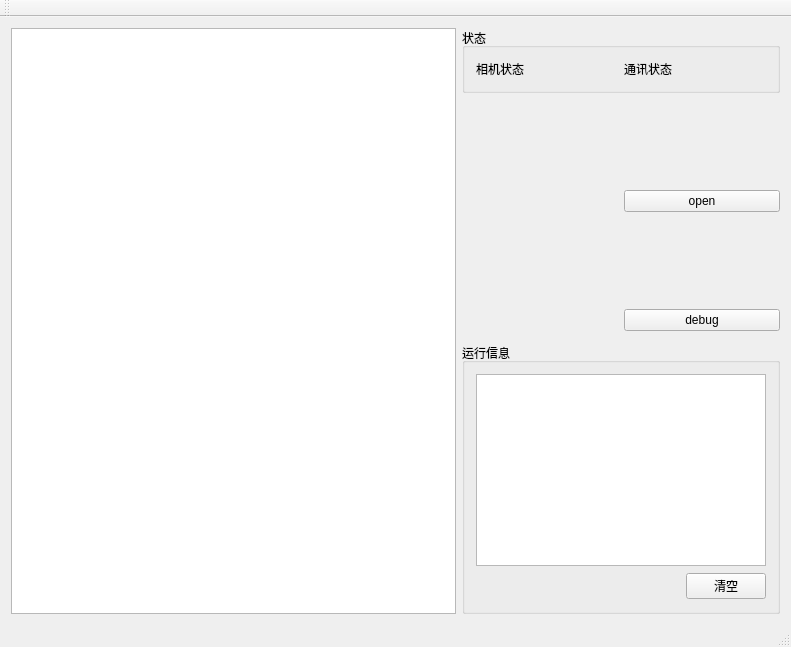
<?xml version="1.0" encoding="UTF-8"?>
<ui version="4.0">
 <class>identifyClass</class>
 <widget class="QMainWindow" name="identifyClass">
  <property name="geometry">
   <rect>
    <x>0</x>
    <y>0</y>
    <width>791</width>
    <height>647</height>
   </rect>
  </property>
  <property name="windowTitle">
   <string>identify</string>
  </property>
  <widget class="QWidget" name="centralWidget">
   <layout class="QGridLayout" name="gridLayout_2">
    <item row="0" column="1" rowspan="2" colspan="2">
     <widget class="QGroupBox" name="groupBox">
      <property name="enabled">
       <bool>true</bool>
      </property>
      <property name="title">
       <string>状态</string>
      </property>
      <layout class="QHBoxLayout" name="horizontalLayout">
       <item>
        <widget class="QLabel" name="label_2">
         <property name="text">
          <string>相机状态</string>
         </property>
        </widget>
       </item>
       <item>
        <spacer name="horizontalSpacer_5">
         <property name="orientation">
          <enum>Qt::Horizontal</enum>
         </property>
         <property name="sizeHint" stdset="0">
          <size>
           <width>40</width>
           <height>20</height>
          </size>
         </property>
        </spacer>
       </item>
       <item>
        <widget class="QLabel" name="label_camStatus">
         <property name="enabled">
          <bool>true</bool>
         </property>
         <property name="sizePolicy">
          <sizepolicy hsizetype="Preferred" vsizetype="Preferred">
           <horstretch>0</horstretch>
           <verstretch>0</verstretch>
          </sizepolicy>
         </property>
         <property name="maximumSize">
          <size>
           <width>27</width>
           <height>27</height>
          </size>
         </property>
         <property name="text">
          <string/>
         </property>
         <property name="scaledContents">
          <bool>true</bool>
         </property>
        </widget>
       </item>
       <item>
        <spacer name="horizontalSpacer">
         <property name="orientation">
          <enum>Qt::Horizontal</enum>
         </property>
         <property name="sizeHint" stdset="0">
          <size>
           <width>40</width>
           <height>20</height>
          </size>
         </property>
        </spacer>
       </item>
       <item>
        <widget class="QLabel" name="label_3">
         <property name="text">
          <string>通讯状态</string>
         </property>
        </widget>
       </item>
       <item>
        <spacer name="horizontalSpacer_2">
         <property name="orientation">
          <enum>Qt::Horizontal</enum>
         </property>
         <property name="sizeHint" stdset="0">
          <size>
           <width>40</width>
           <height>20</height>
          </size>
         </property>
        </spacer>
       </item>
       <item>
        <widget class="QLabel" name="label_clientStatus">
         <property name="maximumSize">
          <size>
           <width>27</width>
           <height>27</height>
          </size>
         </property>
         <property name="text">
          <string/>
         </property>
         <property name="scaledContents">
          <bool>true</bool>
         </property>
        </widget>
       </item>
       <item>
        <spacer name="horizontalSpacer_3">
         <property name="orientation">
          <enum>Qt::Horizontal</enum>
         </property>
         <property name="sizeHint" stdset="0">
          <size>
           <width>40</width>
           <height>20</height>
          </size>
         </property>
        </spacer>
       </item>
      </layout>
     </widget>
    </item>
    <item row="5" column="1" colspan="2">
     <widget class="QGroupBox" name="groupBox_2">
      <property name="title">
       <string>运行信息</string>
      </property>
      <layout class="QGridLayout" name="gridLayout">
       <item row="0" column="0" colspan="2">
        <widget class="QPlainTextEdit" name="plainTextEdit"/>
       </item>
       <item row="1" column="0">
        <spacer name="horizontalSpacer_4">
         <property name="orientation">
          <enum>Qt::Horizontal</enum>
         </property>
         <property name="sizeHint" stdset="0">
          <size>
           <width>204</width>
           <height>28</height>
          </size>
         </property>
        </spacer>
       </item>
       <item row="1" column="1">
        <widget class="QPushButton" name="clean">
         <property name="text">
          <string>清空</string>
         </property>
        </widget>
       </item>
      </layout>
     </widget>
    </item>
    <item row="2" column="1">
     <spacer name="verticalSpacer">
      <property name="orientation">
       <enum>Qt::Vertical</enum>
      </property>
      <property name="sizeHint" stdset="0">
       <size>
        <width>20</width>
        <height>40</height>
       </size>
      </property>
     </spacer>
    </item>
    <item row="0" column="0" rowspan="6">
     <widget class="QGraphicsView" name="graphicsView"/>
    </item>
    <item row="2" column="2">
     <widget class="QPushButton" name="pushButton">
      <property name="text">
       <string>open</string>
      </property>
     </widget>
    </item>
    <item row="3" column="2">
     <widget class="QPushButton" name="pushButton_2">
      <property name="text">
       <string>debug</string>
      </property>
     </widget>
    </item>
   </layout>
  </widget>
  <widget class="QMenuBar" name="menuBar">
   <property name="geometry">
    <rect>
     <x>0</x>
     <y>0</y>
     <width>791</width>
     <height>26</height>
    </rect>
   </property>
  </widget>
  <widget class="QToolBar" name="mainToolBar">
   <attribute name="toolBarArea">
    <enum>TopToolBarArea</enum>
   </attribute>
   <attribute name="toolBarBreak">
    <bool>false</bool>
   </attribute>
  </widget>
  <widget class="QStatusBar" name="statusBar"/>
 </widget>
 <layoutdefault spacing="6" margin="11"/>
 <resources>
  <include location="identify.qrc"/>
 </resources>
 <connections>
  <connection>
   <sender>pushButton</sender>
   <signal>clicked()</signal>
   <receiver>identifyClass</receiver>
   <slot>image()</slot>
   <hints>
    <hint type="sourcelabel">
     <x>779</x>
     <y>223</y>
    </hint>
    <hint type="destinationlabel">
     <x>631</x>
     <y>214</y>
    </hint>
   </hints>
  </connection>
  <connection>
   <sender>pushButton_2</sender>
   <signal>clicked()</signal>
   <receiver>identifyClass</receiver>
   <slot>debug()</slot>
   <hints>
    <hint type="sourcelabel">
     <x>730</x>
     <y>314</y>
    </hint>
    <hint type="destinationlabel">
     <x>737</x>
     <y>266</y>
    </hint>
   </hints>
  </connection>
 </connections>
 <slots>
  <slot>image()</slot>
  <slot>socket_show()</slot>
  <slot>debug()</slot>
 </slots>
</ui>
